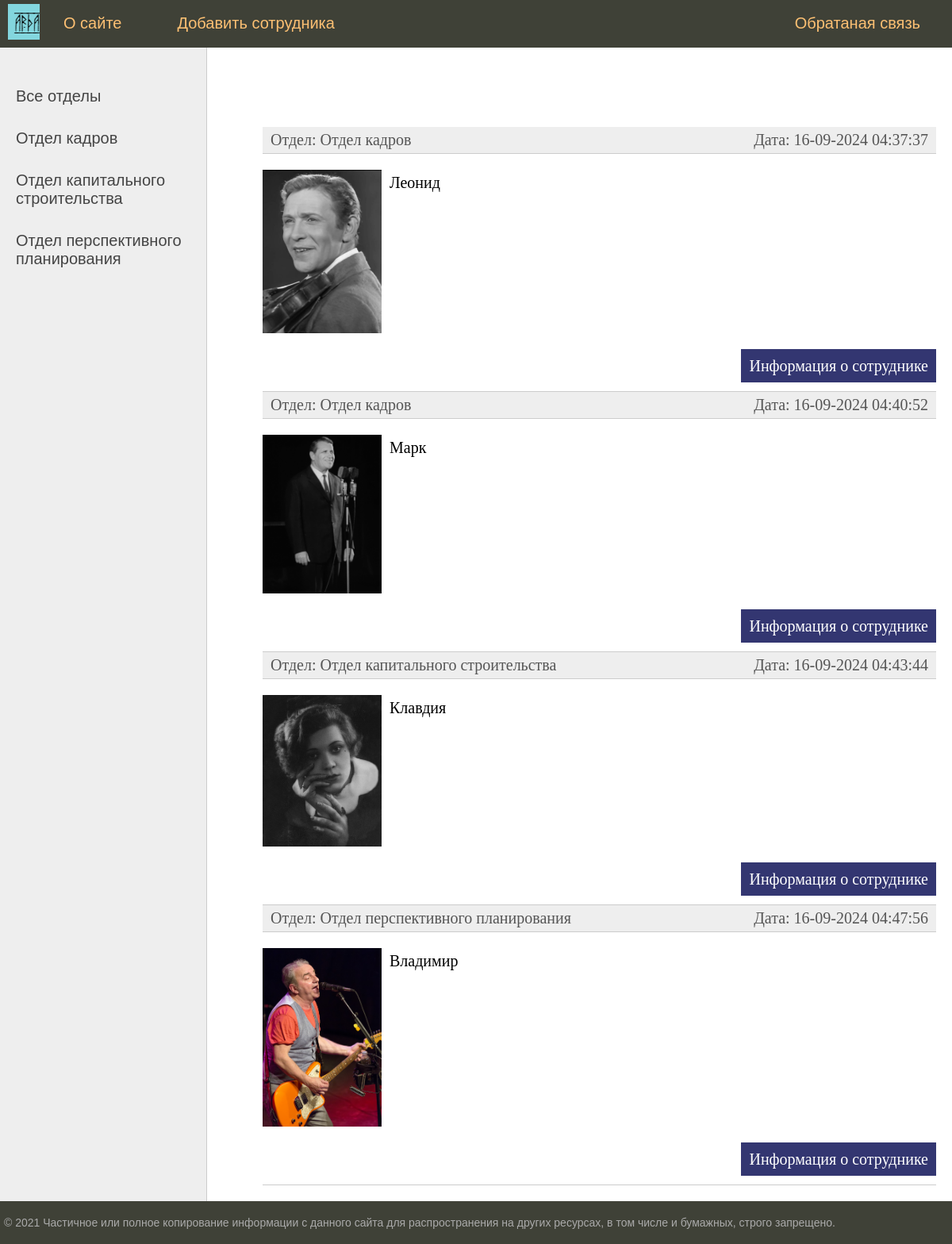
The app's page / (signed in) with its own data.
### user/models.py (models this page shows, shortened)
class Group(models.Model):
    name = models.CharField(max_length=255, db_index=True, verbose_name='Отдел')
    slug = models.SlugField(max_length=255, unique=True, db_index=True, verbose_name='URL')
    def __str__(self):
        return self.name
    def get_absolute_url(self):
        return reverse('group', kwargs={'group_slug': self.slug})
    class Meta:
        verbose_name = 'Отделы'
        verbose_name_plural = 'Отделы'
        ordering = ['id']

class User(models.Model):
    name = models.CharField(max_length=25, verbose_name='Имя')
    slug = models.SlugField(max_length=255, unique=True, db_index=True, verbose_name='URL')
    patronymic = models.CharField(max_length=30, verbose_name='Отчество')
    surname = models.CharField(max_length=35, verbose_name='Фамилия')
    sex = models.CharField(max_length=10, verbose_name='Пол')
    autobiography = models.TextField(blank=True, verbose_name='Автобиография')
    photo = models.ImageField(upload_to='photo/%Y/%m/%d/', verbose_name='Фото')
    time_create = models.DateTimeField(auto_now_add=True, verbose_name='Дата создания')
    time_update = models.DateTimeField(auto_now=True, verbose_name='Дата изменения')
    group = models.ForeignKey('Group', on_delete=models.CASCADE, verbose_name='Группа')
    def get_absolute_url(self):
        return reverse('user_inf', kwargs={'user_slug': self.slug})
    class Meta:
        verbose_name = 'Сотрудники'
        verbose_name_plural = 'Сотрудники'
        ordering = ['time_create', 'name']

### user/views.py (the view)
# urls.py: path('', UserHome.as_view(), name='home'),
class UserHome(DataMixin, ListView):
    model = User
    template_name = 'user/index.html'
    context_object_name = 'users'
    def get_context_data(self, *, object_list=None, **kwargs):
        context = super().get_context_data(**kwargs)
        c_def = self.get_user_context(title='Главная страница')
        return dict(list(context.items()) + list(c_def.items()))

### user/utils.py (called while the page is built)
    def get_user_context(self, **kwargs):
        context = kwargs
        groups = Group.objects.annotate(Count('user'))
        user_menu = menu.copy()
        if not self.request.user.is_authenticated:
            user_menu.pop(1)
        context['menu'] = user_menu
        context['groups'] = groups
        if 'group_selected' not in context:
            context['group_selected'] = 0
        return context

### user/templates/user/index.html (shortened to what this page needs)
{% extends 'user/base.html' %}
{% block content %}
<ul class="list-articles">
	{% for p in users %}
		<li><div class="article-panel">
			<p class="first">Отдел: {{ p.group }}</p>
			<p class="last">Дата: {{ p.time_update|date:"d-m-Y H:i:s" }}</p>
		</div></li>
	{% if p.photo %}
	<p><img class="img-article-left thumb" src="{{ p.photo.url }}"></p>
	{% endif %}
			<li><h2>{{p.title}}</h2>
	{% autoescape on %}
	{{p.name|linebreaks|truncatewords:50}}
	{% endautoescape %}
			<p class="link-read-post"><a href="{{ p.get_absolute_url }}">Информация о сотруднике</a></p>
			</li>
	{% endfor %}
</ul>
{% endblock %}

### user/templates/user/base.html (shortened to what this page needs)
{% load static %}
{% load user_tags %}
<!DOCTYPE html>
<html>
<head>
	<link type="text/css" href="{% static 'user/css/style.css' %}" rel="stylesheet" />
</head>
<body>
<table class="table-page" border=0 cellpadding="0" cellspacing="0">
<tr><td valign=top>
{% block mainmenu %}
		<div class="header">
			<ul id="mainmenu" class="mainmenu">
			<li class="logo"><a href="{% url 'home' %}"><div class="logo"></div></a></li>
{% for m in menu %}
	{% if not forloop.last %}
			<li><a href="{% url m.url_name %}">{{m.title}}</a></li>
	{% else %}
			<li class="last"><a href="{% url m.url_name %}">{{m.title}}</a></li>
	{% endif %}
{% endfor %}
			</ul>
		</div>
{% endblock mainmenu %}
<table class="table-content" border=0 cellpadding="0" cellspacing="0">
<tr>
	<td valign="top" class="left-chapters">
	<ul id="leftchapters">
{% if cat_selected == 0 %}
		<li class="selected">Все отделы</li>
{% else %}
		<li><a href="{% url 'home' %}">Все отделы</a></li>
{% endif %}
{% for c in groups %}
{% if c.user__count > 0 %}
	{% if c.pk == cat_selected %}
		<li class="selected">{{c.name}}</li>
	{% else %}
		<li><a href="{{ c.get_absolute_url }}">{{c.name}}</a></li>
	{% endif %}
{% endif %}
{% endfor %}
	</ul>
</td>
<td valign="top" class="content">
	<div class="content-text">
{% block content %}
{% endblock %}
	</div>
</td></tr></table>
</td></tr>
<tr><td valign=top>
	<div id="footer">
		<p>&copy; 2021 Частичное или полное копирование информации с данного сайта для распространения на других ресурсах, в том числе и бумажных, строго запрещено.</p>
	</div>
</td></tr></table>
</body>
</html>

### user/static/user/css/style.css (style rules this page uses)
html, body { font-family: 'Arial'; margin: 0; padding: 0; height: 100%; width: 100%; color: #444; }
a { color: #0059b2; text-decoration: none; }
img { max-width: 600px; height: auto; }
img.img-article-left { max-width: 300px; height: auto; float: left; padding: 0 10px 10px 0; }
img.img-article-left.thumb { max-width: 150px; height: auto; }
p.link-read-post { text-align: right; }
p.link-read-post a { padding: 10px; min-width: 100px; background: #333671; color: #fff; text-decoration: none; }
div.article-panel { background: #eee; padding: 5px 10px 5px 10px; box-sizing: border-box; overflow: hidden; color: #555; }
div.article-panel p.first { margin: 0; float: left; }
div.article-panel p.last { margin: 0; float: right; }
ul.list-articles { list-style: none; margin: 0; padding: 0; }
ul.list-articles li { border-bottom: 1px solid #ccc; }
.table-page { width: 100%; height: 100%; vertical-align: top; }
.table-page tr { height: 100%; }
.header { background: #3F4137; height: 60px; }
.logo { background: url('../images/logo.png') no-repeat 10px 5px; width: 50px; height: 50px; }
ul.mainmenu { list-style: none; margin: 0; padding: 0; height: 60px; color: #58e36e; font-size: 20px; overflow: hidden; }
ul.mainmenu li { float: left; margin: 18px 40px 0 30px; }
ul.mainmenu li.logo { margin: 0; }
ul.mainmenu li.last { float: right; }
ul.mainmenu li a { color: #fdc073; text-decoration: none; }
.table-content { width: 100%; min-height: 100%; height: 100%; }
.left-chapters { margin: 0; background: #eee; border-right: 1px solid #ccc; min-height: 100%; }
.left-chapters ul { width: 230px; min-height: 100%; margin: 0; padding: 20px 10px 10px 20px; list-style: none; font-size: 20px; }
.left-chapters ul li { margin: 30px 0 0 0; color: #999; }
.left-chapters ul li a { color: #444; text-decoration: none; }
.content { padding: 40px 20px 20px 40px; width: 100%; box-sizing: border-box; }
.content-text { margin: 60px 0 0 30px; color: #000; font-size: 20px; font-family: Yandex Sans Display Light; }
#footer { box-sizing: border-box; background: #3F4137; padding: 5px; color: #aaa; font-size: 14px; font-family: Verdana, Geneva, Arial, Helvetica; text-align: left; overflow: hidden; }

### records on screen
Group: name "Отдел кадров"
Group: name "Отдел капитального строительства"
Group: name "Отдел перспективного планирования"
User: group "Отдел кадров", time_update "16-09-2024 04:37:37", photo (picture), name "Леонид"
User: group "Отдел кадров", time_update "16-09-2024 04:40:52", photo (picture), name "Марк"
User: group "Отдел капитального строительства", time_update "16-09-2024 04:43:44", photo (picture), name "Клавдия"
User: group "Отдел перспективного планирования", time_update "16-09-2024 04:47:56", photo (picture), name "Владимир"

### other values on screen
{{ m.title }} "О сайте" "Добавить сотрудника"
{{ m.title }} "Обратаная связь"
